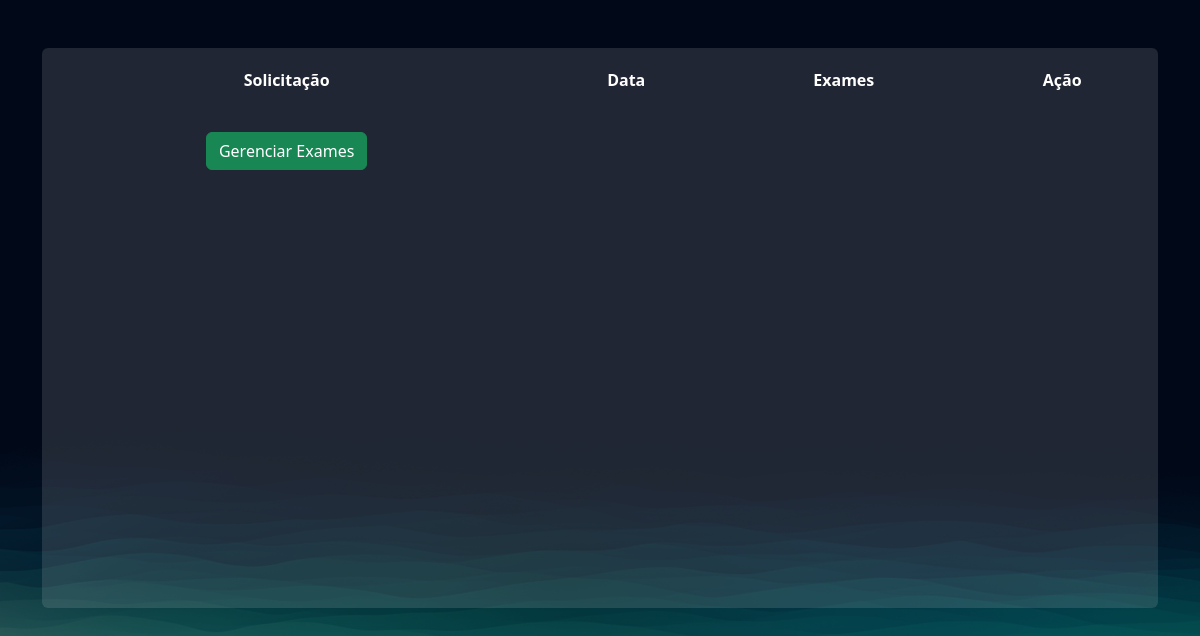
The app's page /exames/gerenciar_pedidos/ (signed in), older data.
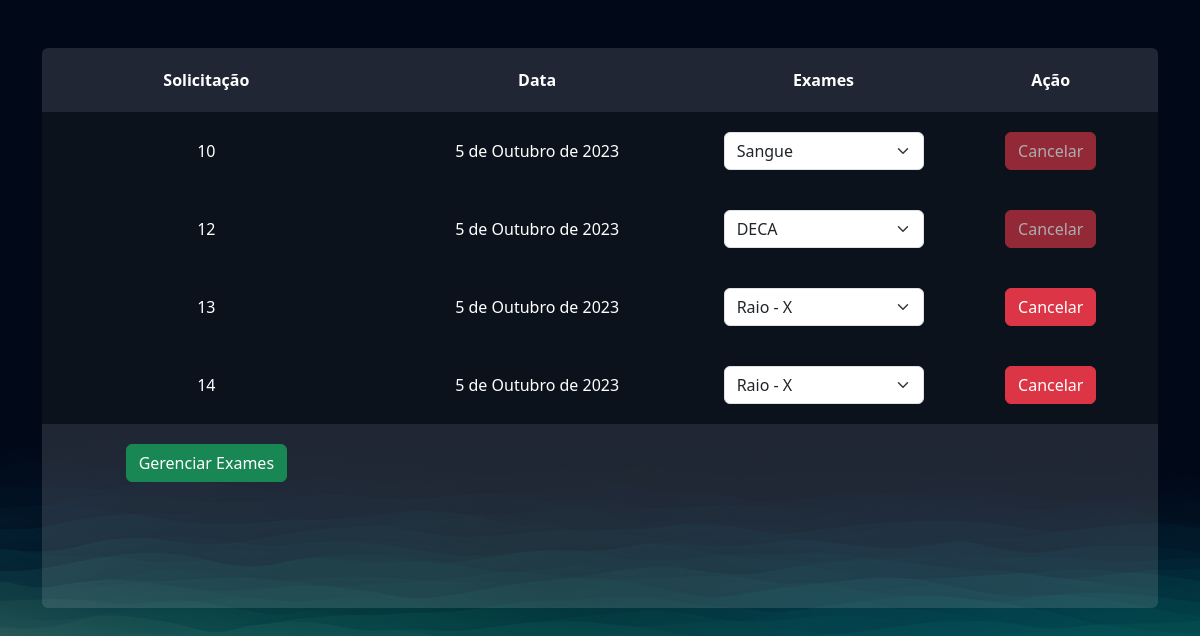
The same page, newer data.
### exames/models.py (models this page shows, shortened)
class PedidosExames(models.Model):
    usuario = models.ForeignKey(User, on_delete=models.DO_NOTHING)
    exames = models.ManyToManyField(SolicitacaoExame)
    agendado = models.BooleanField(default=True)
    data = models.DateField()

### exames/views.py (the view)
# urls.py: path('gerenciar_pedidos/', views.gerenciar_pedidos, name="gerenciar_pedidos"),
@login_required
def gerenciar_pedidos(request):
    pedidos_exames = PedidosExames.objects.filter(usuario=request.user)
    return render(request, 'gerenciar_pedidos.html', {'pedidos_exames': pedidos_exames})

### exames/templates/gerenciar_pedidos.html (shortened to what this page needs)
{% extends "bases/base.html" %}
{% load static %}
{% block 'head' %}
    <link href="{% static 'exames/css/css.css' %}" rel="stylesheet">
    <link href="{% static 'exames/css/gerenciar_pedidos.css' %}" rel="stylesheet">
{% endblock 'head' %}
{% block 'conteudo' %}
    <br>
    <br>
    <div class="container">
        <div class="card card-view">
            <table>
                <tr>
                  <th>Solicitação</th>
                  <th>Data</th>
                  <th>Exames</th>
                  <th>Ação</th>
                </tr>
                {% for pedidos in pedidos_exames %}
                    <tr class="linha-tabela">
                        <td>{{pedidos.id}}</td>
                        <td>{{pedidos.data}}</td>
                        <td>
                            <select class="form-select">
                                {% for exame in pedidos.exames.all %}
                                    <option style="color: black"  value="">{{exame.exame.nome}}</option>
                                {% endfor %}
                            </select>
                        </td>
                        <td>
                            <a href="{% url 'cancelar_pedido' pedidos.id %}"  class="btn btn-danger {% if not pedidos.agendado %} disabled {% endif %}">Cancelar</a>
                        </td>
                    </tr>
                {% endfor %}
                <td><a style="text-decoration:none;"  href="{% url 'gerenciar_exames' %}" class="btn btn-success">Gerenciar Exames</a></td>
              </table>
        </div>
    </div>
{% endblock 'conteudo' %}

Row changes from the older to the newer data that the page shows:
added PedidosExames: id "10", data "5 de Outubro de 2023", agendado False (drawn)
added PedidosExames: id "12", data "5 de Outubro de 2023", agendado False (drawn)
added PedidosExames: id "13", data "5 de Outubro de 2023", agendado True (drawn)
added PedidosExames: id "14", data "5 de Outubro de 2023", agendado True (drawn)
